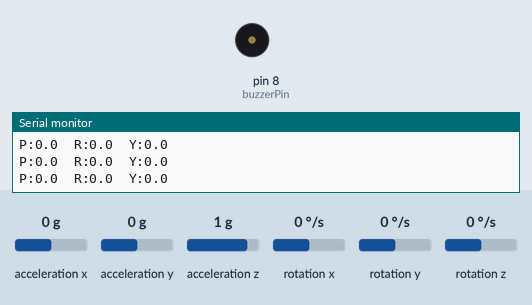
The sketch below on a simulated Arduino Nano, built with avr-gcc and run on an emulated ATmega328P. On the bench: buzzer (waves = sounding, pin HIGH), the last lines printed to the serial monitor. Wiring (inferred from the names in the program): MPU-6050 motion sensor at I2C address 0x68. Inputs (shaded band) come from the test bench; at power-on: rotation y 0 °/s, acceleration y 0 g, acceleration x 0 g, acceleration z 1 g, rotation x 0 °/s, rotation z 0 °/s. No radio packets arrive unless stated.

Above: at 1.2 s.
1.3 s: rotation y set to -24 °/s
4.3 s: rotation y set to -30 °/s
At 5.3 s:
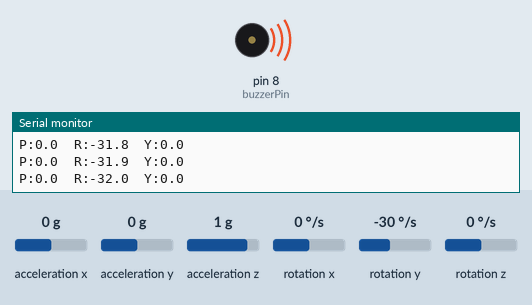
6.3 s: acceleration y set to -1.4 g
9.3 s: acceleration x set to -0.3 g
At 12.0 s:
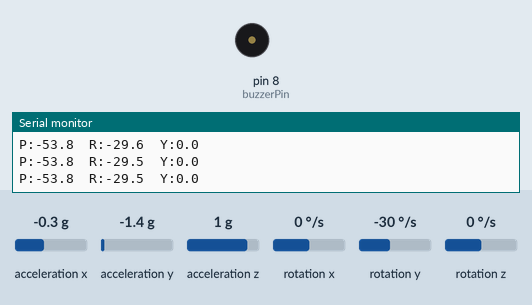
12.3 s: acceleration x set to 0 g
At 13.1 s:
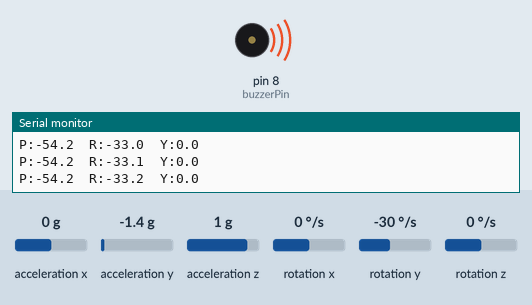
Timing chart, 0 to 15.3 s (numbered marks = the images above; inputs shaded):
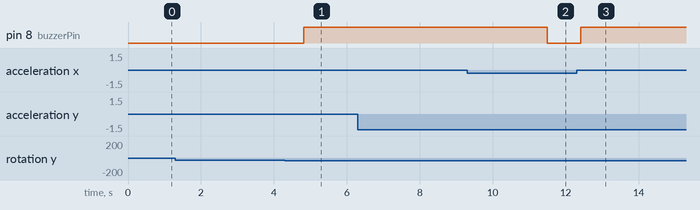

Measured:
- the behaviour switches between -27 and -28 °/s on rotation y (found by bisection; images 0 and 1)
- the behaviour switches between -0.2 and -0.3 g on acceleration x (found by bisection; images 1 and 2)
- after the input at 4.3 s, pin 8 (buzzerPin): LOW → HIGH after 0.52 s
- after the input at 9.3 s, pin 8 (buzzerPin): HIGH → LOW after 2.2 s
- after the input at 12.3 s, pin 8 (buzzerPin): LOW → HIGH after 0.11 s

The sketch:

verici.ino
```cpp
/*
  VERİCİ KODU - ARDUINO NANO
  MPU6050 (I2C) + NRF24L01 (SPI)

  MPU6050 Bağlantıları:
  SDA -> A4
  SCL -> A5
  VCC -> 3.3V veya 5V
  GND -> GND

  NRF24L01 (YL-105) Bağlantıları:
  CE   -> 9
  CSN  -> 10
  MOSI -> 11
  MISO -> 12
  SCK  -> 13
  VCC  -> 5V
*/

#include <Wire.h>
#include <SPI.h>
#include <RF24.h>


RF24 radio(9, 10);
const byte address[6] = "00001";


const int buzzerPin = 8;


#define MPU_ADDR    0x68
#define ACCEL_SCALE 16384.0f
#define GYRO_SCALE  131.0f
#define ALPHA       0.98f


struct Yonelim {
  float pitch;
  float roll;
  float yaw;
};


Yonelim yon = {0, 0, 0};
unsigned long sonZaman = 0;


void mpuBaslat() {
  Wire.beginTransmission(MPU_ADDR);
  Wire.write(0x6B);  // PWR_MGMT_1
  Wire.write(0x00);  // uyanık kal
  Wire.endTransmission(true);

  Wire.beginTransmission(MPU_ADDR);
  Wire.write(0x1B);  // GYRO_CONFIG
  Wire.write(0x00);  // ±250 °/s
  Wire.endTransmission(true);

  Wire.beginTransmission(MPU_ADDR);
  Wire.write(0x1C);  // ACCEL_CONFIG
  Wire.write(0x00);  // ±2g
  Wire.endTransmission(true);
}


void mpuOku(float &ax, float &ay, float &az,
            float &gx, float &gy, float &gz) {
  Wire.beginTransmission(MPU_ADDR);
  Wire.write(0x3B);
  Wire.endTransmission(false);
  Wire.requestFrom(MPU_ADDR, 14, true);

  int16_t rax = Wire.read() << 8 | Wire.read();
  int16_t ray = Wire.read() << 8 | Wire.read();
  int16_t raz = Wire.read() << 8 | Wire.read();
  Wire.read(); Wire.read();
  int16_t rgx = Wire.read() << 8 | Wire.read();
  int16_t rgy = Wire.read() << 8 | Wire.read();
  int16_t rgz = Wire.read() << 8 | Wire.read();

  ax = rax / ACCEL_SCALE;
  ay = ray / ACCEL_SCALE;
  az = raz / ACCEL_SCALE;
  gx = rgx / GYRO_SCALE;
  gy = rgy / GYRO_SCALE;
  gz = rgz / GYRO_SCALE;
}


void setup() {
  Serial.begin(9600);
  Wire.begin();

  mpuBaslat();
  Serial.println("MPU6050 hazir.");

  pinMode(buzzerPin, OUTPUT);
  digitalWrite(buzzerPin, LOW);

  if (!radio.begin()) {
    Serial.println("NRF24L01 Bulunamadi! Baglantilari kontrol et.");
    while (1) {}
  }

  radio.openWritingPipe(address);
  radio.setPALevel(RF24_PA_MIN);
  radio.setDataRate(RF24_250KBPS);
  radio.stopListening();

  Serial.println("NRF24L01 hazir.");

  sonZaman = micros();
}


void loop() {
  float ax, ay, az, gx, gy, gz;
  mpuOku(ax, ay, az, gx, gy, gz);
  unsigned long simdi = micros();
  float dt = (simdi - sonZaman) / 1000000.0f;
  sonZaman = simdi;


  float accPitch = atan2(ay, az) * 180.0f / PI;
  float accRoll  = atan2(-ax, sqrt(ay * ay + az * az)) * 180.0f / PI;


  yon.pitch = ALPHA * (yon.pitch + gx * dt) + (1.0f - ALPHA) * accPitch;
  yon.roll  = ALPHA * (yon.roll  + gy * dt) + (1.0f - ALPHA) * accRoll;
  yon.yaw  += gz * dt;


  bool basari = radio.write(&yon, sizeof(yon));

  if (basari) {
    Serial.print("P:"); Serial.print(yon.pitch, 1);
    Serial.print("  R:"); Serial.print(yon.roll, 1);
    Serial.print("  Y:"); Serial.println(yon.yaw, 1);
  } else {
    Serial.println("Gonderim basarisiz!");
  }


  if (yon.roll < -30.0 || yon.roll > 30.0) {
    digitalWrite(buzzerPin, HIGH);
  } else {
    digitalWrite(buzzerPin, LOW);
  }

  delay(20);  // ~50 Hz
}
```
